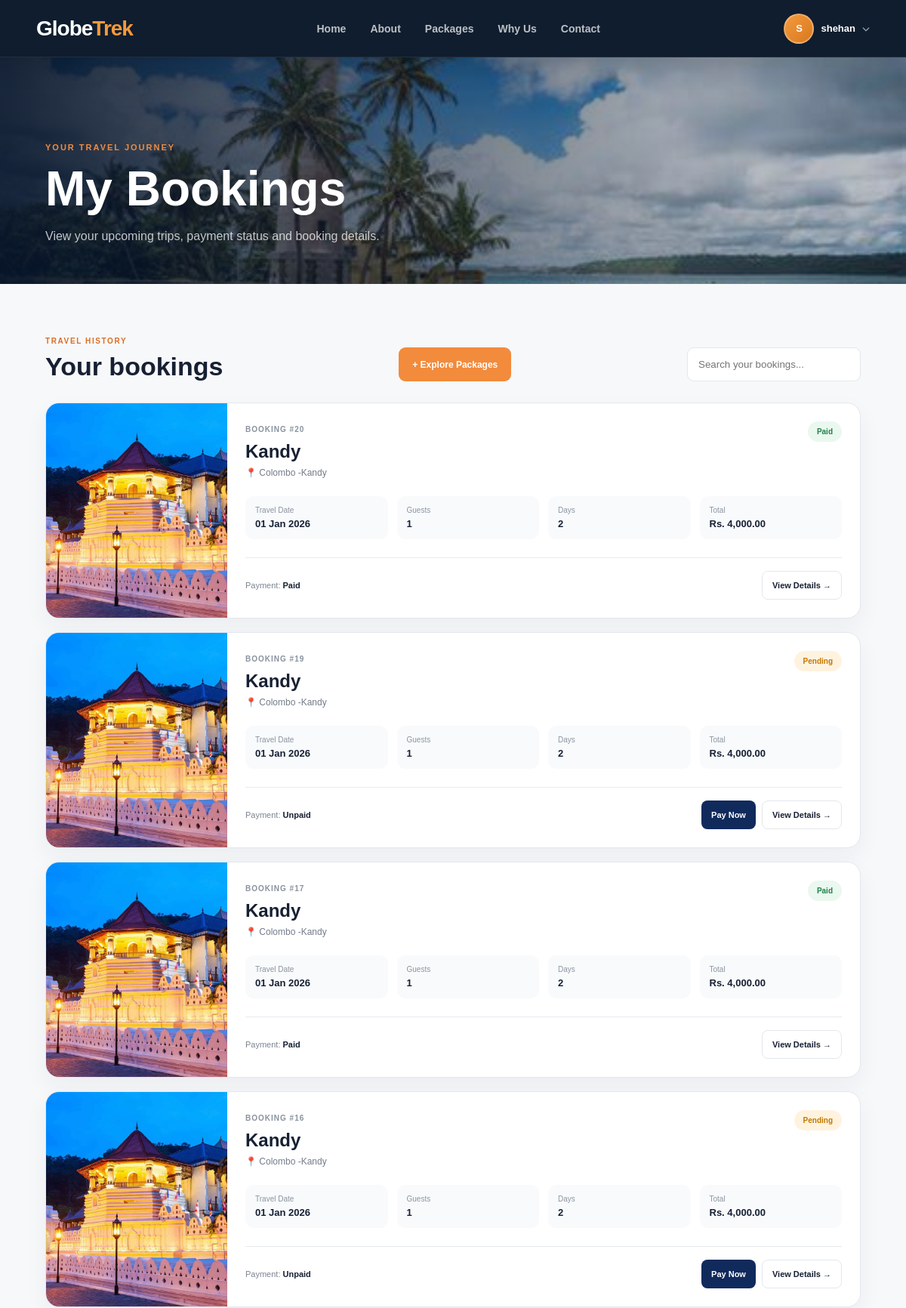
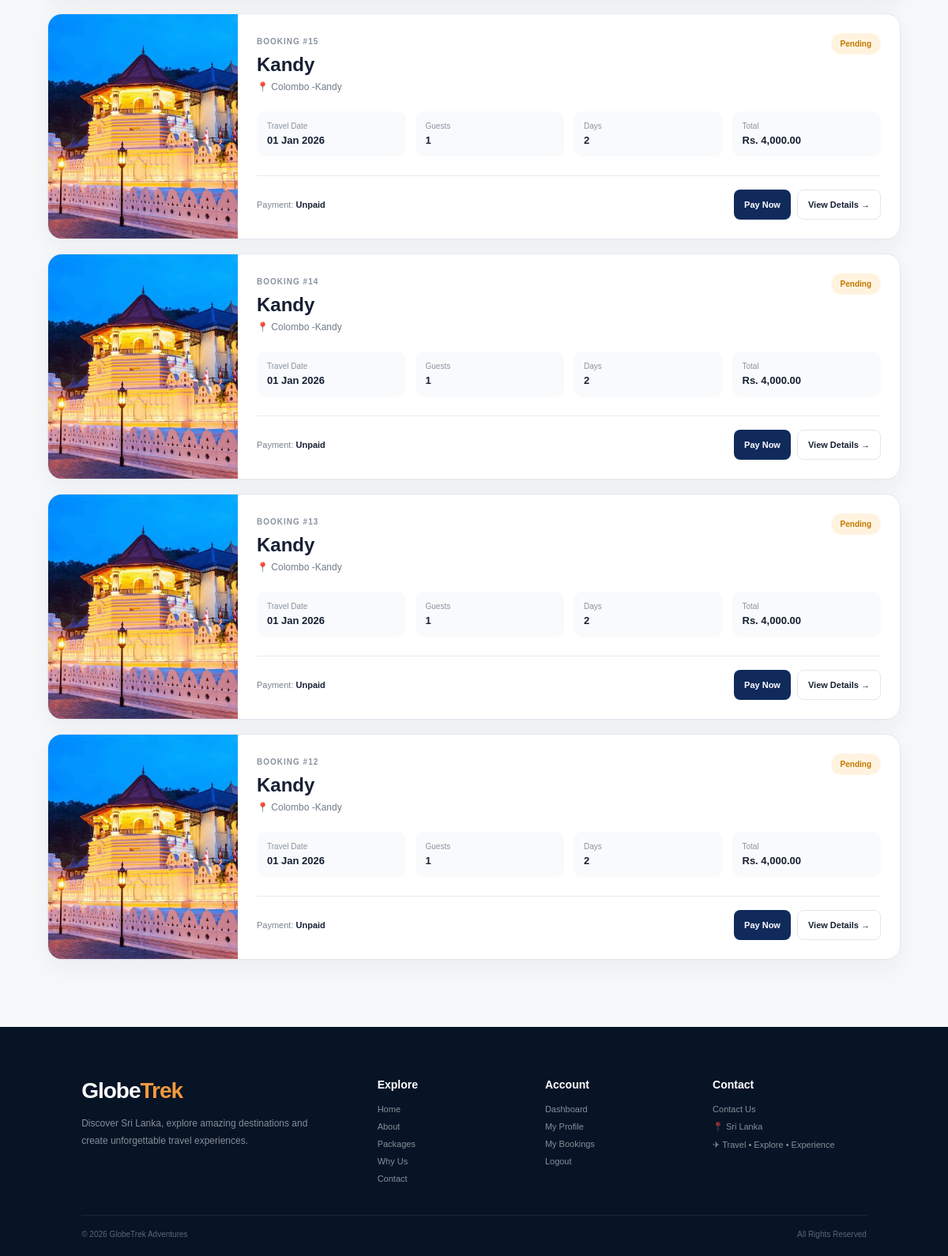
/customer/my-bookings.php (signed in), run on the app's committed database (2 pictures, top to bottom).
### tables this page shows
CREATE TABLE `booking` (
  `id` int(11) NOT NULL,
  `user_id` int(11) DEFAULT NULL,
  `package_id` int(11) DEFAULT NULL,
  `booking_date` int(11) NOT NULL,
  `travel_date` date DEFAULT NULL,
  `status` varchar(50) NOT NULL,
  `persons` int(11) NOT NULL,
  `days` int(11) DEFAULT NULL,
  `total_price` decimal(10,2) DEFAULT NULL
);

CREATE TABLE `packages` (
  `id` int(11) NOT NULL,
  `title` varchar(100) NOT NULL,
  `description` text NOT NULL,
  `price` decimal(10,2) NOT NULL,
  `image` varchar(255) NOT NULL,
  `destination` varchar(100) NOT NULL,
  `duration` varchar(50) NOT NULL
);

### customer/my-bookings.php (the view, shortened to what this page needs)
<?php
include "../includes/db.php";
$userId = (int) $_SESSION["user_id"];
$bookings = [];
$sql = "
    SELECT
        b.id,
        b.travel_date,
        b.persons,
        b.days,
        b.total_price,
        b.status,
        p.title,
        p.destination,
        p.image,
        (
            SELECT py.payment_status
            FROM payments py
            WHERE py.booking_id = b.id
            ORDER BY py.id DESC
            LIMIT 1
        ) AS payment_status
    FROM booking b
    INNER JOIN packages p
        ON b.package_id = p.id
    WHERE b.user_id = ?
    ORDER BY b.id DESC
";
$stmt = mysqli_prepare($conn, $sql);
mysqli_stmt_bind_param(
    $stmt,
    "i",
    $userId
);
mysqli_stmt_execute($stmt);
$result =
    mysqli_stmt_get_result(
        $stmt
    );
while ($row = mysqli_fetch_assoc($result)) {
    $bookings[] = $row;
}
?>
<!DOCTYPE html>
<html lang="en">
<head>
    <link
        rel="stylesheet"
        href="../css/site.css?v=30">
    <link
        rel="stylesheet"
        href="../css/my-bookings.css?v=1">
</head>
<body>
<?php include "../includes/navbar.php"; ?>
<section class="bookings-hero">
    <div class="bookings-hero-overlay"></div>
    <div class="bookings-hero-content">
        <span>
            YOUR TRAVEL JOURNEY
        </span>
        <h1>
            My Bookings
        </h1>
        <p>
            View your upcoming trips, payment status and booking details.
        </p>
    </div>
</section>
<main class="bookings-page">
    <div class="bookings-wrapper">
        <div class="booking-tools">
            <div>
                <span>
                    TRAVEL HISTORY
                </span>
                <h2>
                    Your bookings
                </h2>
            </div>
            <a
                href="packages.php"
                class="new-booking-button">
                + Explore Packages
            </a>
        </div>
        <?php if (count($bookings) > 0) { ?>
            <div class="booking-list" id="bookingList">
                <?php foreach ($bookings as $booking) { ?>
                    <?php
                    $status =
                        strtolower(
                            trim(
                                $booking["status"] ?? "pending"
                            )
                        );
                    $paymentStatus =
                        strtolower(
                            trim(
                                $booking["payment_status"] ?? "unpaid"
                            )
                        );
                    $badgeClass = "pending";
                    if (
                        $status === "paid"
                        ||
                        $status === "confirmed"
                    ) {
                        $badgeClass = "paid";
                    }
                    $travelDateText =
                        !empty($booking["travel_date"])
                        ? date(
                            "d M Y",
                            strtotime(
                                $booking["travel_date"]
                            )
                        )
                        : "Date not set";
                    $imageName =
                        basename(
                            $booking["image"]
                        );
                    ?>
                    <article
                        class="booking-card-item"
                        data-search="<?php
                            echo htmlspecialchars(
                                strtolower(
                                    $booking["title"]
                                    . " "
                                    . $booking["destination"]
                                    . " "
                                    . $status
                                )
                            );
                        ?>">
                        <div class="booking-card-image">
                            <img
                                src="../images/<?php echo htmlspecialchars($imageName); ?>"
                                alt="<?php echo htmlspecialchars($booking["title"]); ?>"
                                onerror="this.src='../images/kandy.jpg';">
                        </div>
                        <div class="booking-card-content">
                            <div class="booking-top">
                                <div>
                                    <span class="booking-id">
                                        Booking #<?php echo (int) $booking["id"]; ?>
                                    </span>
                                    <h3>
                                        <?php echo htmlspecialchars($booking["title"]); ?>
                                    </h3>
                                    <p>
                                        📍 <?php echo htmlspecialchars($booking["destination"]); ?>
                                    </p>
                                </div>
                                <span class="status-badge <?php echo $badgeClass; ?>">
                                    <?php
                                    echo htmlspecialchars(
                                        ucfirst(
                                            $status
                                        )
                                    );
                                    ?>
                                </span>
                            </div>
                            <div class="booking-info-grid">
                                <div>
                                    <small>
                                        Travel Date
                                    </small>
                                    <strong>
                                        <?php echo htmlspecialchars($travelDateText); ?>
                                    </strong>
                                </div>
                                <div>
                                    <small>
                                        Guests
                                    </small>
                                    <strong>
                                        <?php echo (int) $booking["persons"]; ?>
                                    </strong>
                                </div>
                                <div>
                                    <small>
                                        Days
                                    </small>
                                    <strong>
                                        <?php echo (int) $booking["days"]; ?>
                                    </strong>
                                </div>
                                <div>
                                    <small>
                                        Total
                                    </small>
                                    <strong>
                                        Rs.
                                        <?php
                                        echo number_format(
                                            (float) $booking["total_price"],
                                            2
                                        );
                                        ?>
                                    </strong>
                                </div>
                            </div>
                            <div class="booking-card-footer">
                                <span class="payment-state">
                                    Payment:
                                    <strong>
                                        <?php
                                        echo htmlspecialchars(
                                            ucfirst(
                                                $paymentStatus
                                            )
                                        );
                                        ?>
                                    </strong>
                                </span>
                                <div class="booking-actions">
                                    <?php if ($paymentStatus !== "paid" && $status !== "cancelled") { ?>
                                        <a
                                            href="payment.php?booking_id=<?php echo (int) $booking["id"]; ?>"
                                            class="pay-small-button">
                                            Pay Now
                                        </a>
                                    <?php } ?>
                                    <a
                                        href="booking-details.php?id=<?php echo (int) $booking["id"]; ?>"
                                        class="details-small-button">
                                        View Details →
                                    </a>
                                </div>
                            </div>
                        </div>
                    </article>
                <?php } ?>
            </div>
        <?php } ?>
    </div>
</main>
<?php include "../includes/footer.php"; ?>
</body>
</html>

### data on the page
booking: package.image (picture), id "20", package.title "Kandy", package.destination "Colombo -Kandy", status "Paid", travel_date "01 Jan 2026", persons "1", days "2", total_price "4,000.00", paymentStatus "Paid"
booking: package.image (picture), id "19", package.title "Kandy", package.destination "Colombo -Kandy", status "Pending", travel_date "01 Jan 2026", persons "1", days "2", total_price "4,000.00", paymentStatus "Unpaid"
booking: package.image (picture), id "17", package.title "Kandy", package.destination "Colombo -Kandy", status "Paid", travel_date "01 Jan 2026", persons "1", days "2", total_price "4,000.00", paymentStatus "Paid"
booking: package.image (picture), id "16", package.title "Kandy", package.destination "Colombo -Kandy", status "Pending", travel_date "01 Jan 2026", persons "1", days "2", total_price "4,000.00", paymentStatus "Unpaid"
booking: package.image (picture), id "15", package.title "Kandy", package.destination "Colombo -Kandy", status "Pending", travel_date "01 Jan 2026", persons "1", days "2", total_price "4,000.00", paymentStatus "Unpaid"
booking: package.image (picture), id "14", package.title "Kandy", package.destination "Colombo -Kandy", status "Pending", travel_date "01 Jan 2026", persons "1", days "2", total_price "4,000.00", paymentStatus "Unpaid"
booking: package.image (picture), id "13", package.title "Kandy", package.destination "Colombo -Kandy", status "Pending", travel_date "01 Jan 2026", persons "1", days "2", total_price "4,000.00", paymentStatus "Unpaid"
booking: package.image (picture), id "12", package.title "Kandy", package.destination "Colombo -Kandy", status "Pending", travel_date "01 Jan 2026", persons "1", days "2", total_price "4,000.00", paymentStatus "Unpaid"

### other printed values
$avatarLetter "S"
$userName "shehan"
